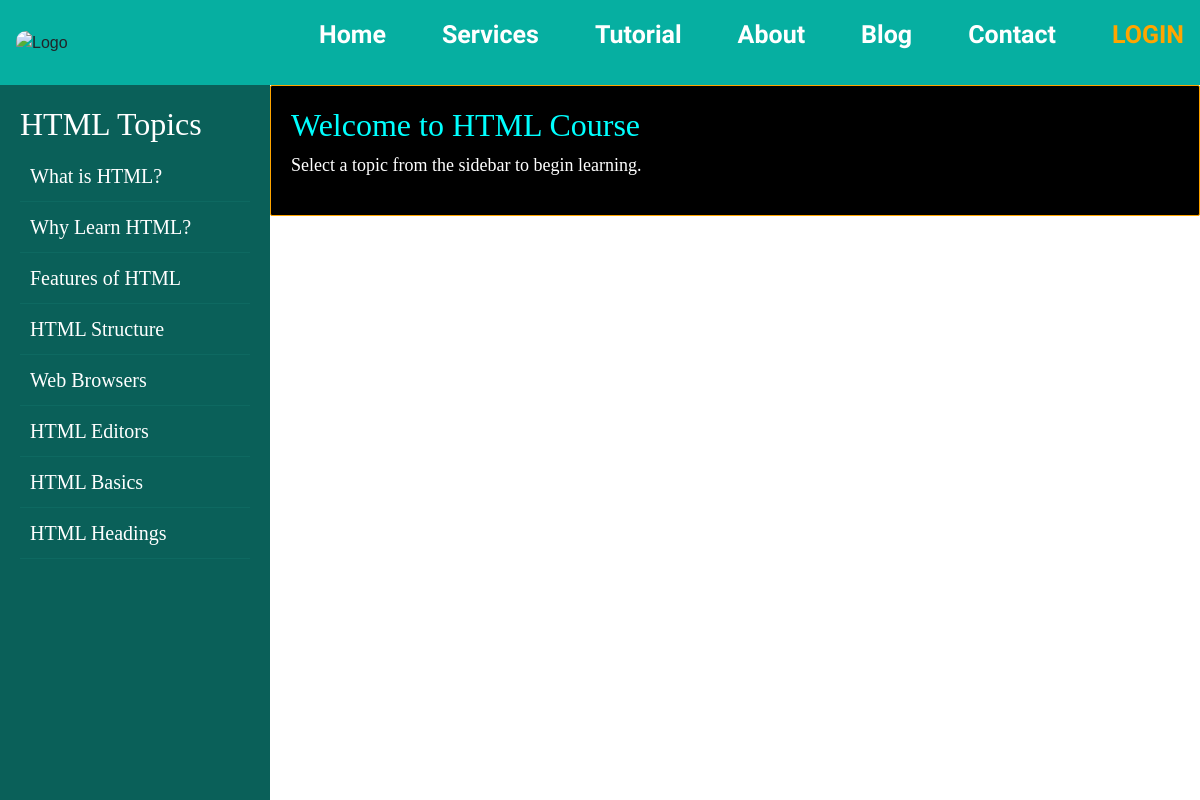
The page /html-topics/ on the database its author committed.
### Mywebapp/models.py (models this page shows, shortened)
class HTMLTopic(models.Model):
    title = models.CharField(max_length=200)
    HTML1 = models.CharField(max_length=200, blank=True, null=True)
    HTML2 = models.TextField(blank=True, null=True,max_length=1200)
    HTML3 = models.TextField(blank=True, null=True,max_length=1200)
    HTML4 = models.TextField(blank=True, null=True,max_length=1200)
    HTML5 = models.TextField(blank=True, null=True,max_length=1200)
    HTML6 = models.TextField(blank=True, null=True,max_length=1200)

### Mywebapp/views.py (the view)
# urls.py: path('html-topics/', HTML_topic_list, name='html_topics'),
def HTML_topic_list(request):
    topics = HTMLTopic.objects.all()
    return render(request, 'HTML.html', {'topics': topics})

### Mywebapp/Templates/Html.html (shortened to what this page needs)
{% load static %}
<!DOCTYPE html>
<html lang="en">
<head>
    <link href="https://cdn.jsdelivr.net/npm/bootstrap@5.3.2/dist/css/bootstrap.min.css" rel="stylesheet">
</head>
<body>
    <nav class="navbar">
        <div class="logo"><img src="{% static 'Images/Stec.png' %}" alt="Logo"></div>
        <ul class="nav-links" id="navLinks">
            <li><a href="/home/">Home</a></li>
            <li><a href="/Service/">Services</a></li>
            <li><a href="/program/">Tutorial</a></li>
            <li><a href="/About/">About</a></li>
            <li><a href="/blog/">Blog</a></li>
            <li><a href="/contact/">Contact</a></li>
            <li><a href="/Login1/" class="login">LOGIN</a></li>
        </ul>
    </nav>
    <div class="sidebar" id="sidebar">
        <h2>HTML Topics</h2>
        {% for topic in topics %}
        <a href="#" data-id="{{ topic.id }}">{{ topic.title }}</a>
        {% endfor %}
    </div>
    <div class="content" id="mainContent">
        <h2>Welcome to HTML Course</h2>
        <p>Select a topic from the sidebar to begin learning.</p>
    </div>
</body>
</html>

### Mywebapp/Templates/Html.html (style rules this page uses)
body { margin: 0; font-family: Arial, sans-serif; }
.navbar { background: rgb(6, 175, 161); padding: 1rem; position: fixed; width: 100%; top: 0; z-index: 1000; display: flex; align-items: center; justify-content: space-between; height: 85px; }
.navbar .logo img { width: 70px; height: 60px; border-radius: 10px; }
.nav-links { list-style: none; display: flex; gap: 3.5rem; }
.nav-links a { text-decoration: none; color: white; font-size: 25px; font-weight: bold; font-family: 'Satisfy', cursive; }
.login { color: orange !important; font-size: 1.2rem; }
.sidebar { width: 270px; background: rgb(10, 96, 89); color: white; height: 100vh; padding: 20px; position: fixed; top: 85px; left: 0; transition: left 0.3s; z-index: 999; overflow-y: auto; max-height: calc(100vh - 80px); font-family: Serif; }
.sidebar a { display: block; color: white; text-decoration: none; padding: 10px; font-size: 20px; border-bottom: 1px solid rgba(23, 127, 118, 0.3); }
.content { margin-top: 85px; padding: 20px; transition: margin-left 0.3s; font-family: Serif; background: black; color: white; border: ridge 1px white; border-radius: 2px; margin-left: 270px; border-color: Orange; }
.content h2 { color: cyan; }
.content p { color: white; font-size: 18px; }

### rows shown on the page
HTMLTopic: title "What is HTML?"
HTMLTopic: title "Why Learn HTML?"
HTMLTopic: title "Features of HTML"
HTMLTopic: title "HTML Structure"
HTMLTopic: title "Web Browsers"
HTMLTopic: title "HTML Editors"
HTMLTopic: title "HTML Basics"
HTMLTopic: title "HTML Headings"
